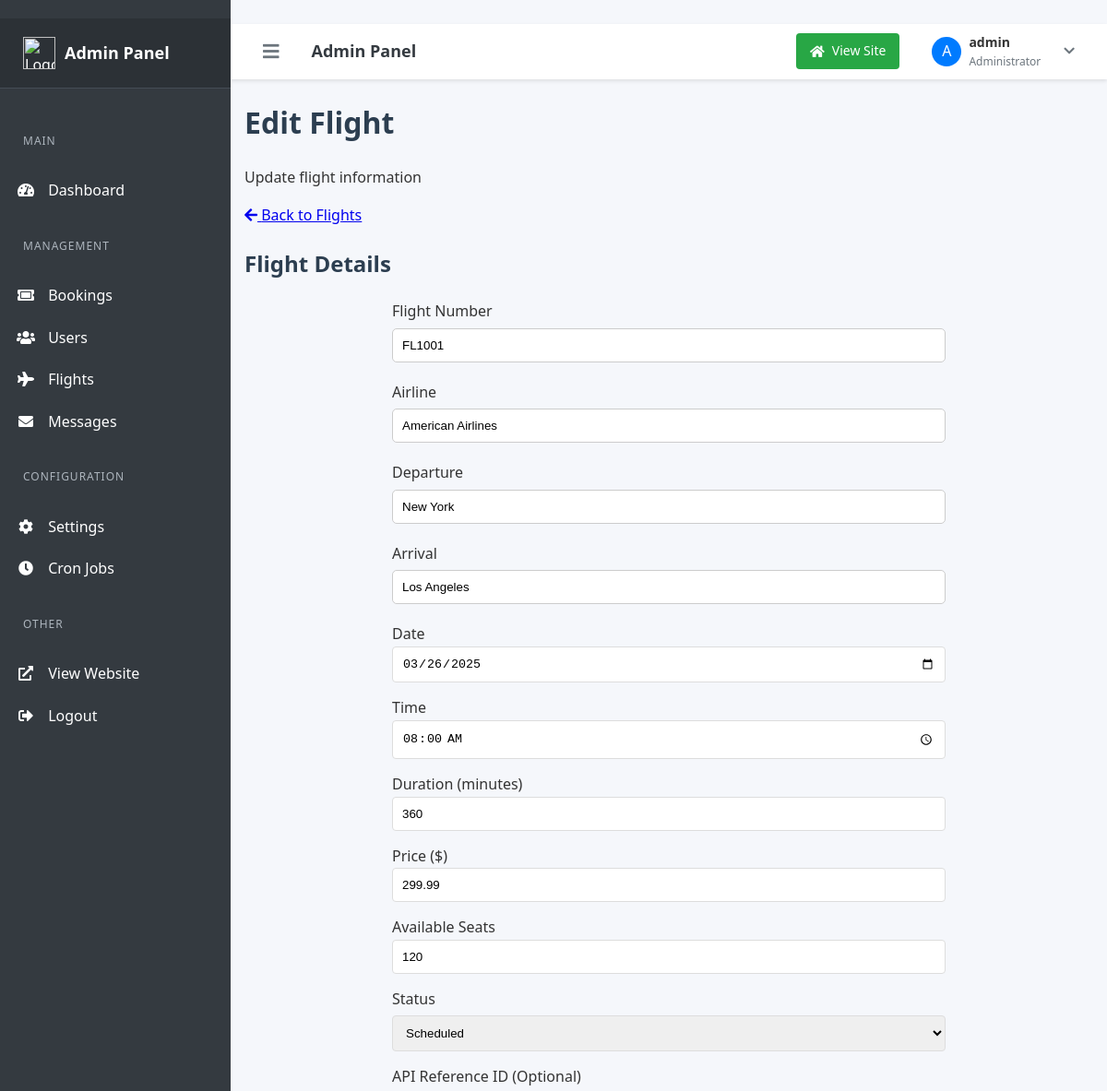
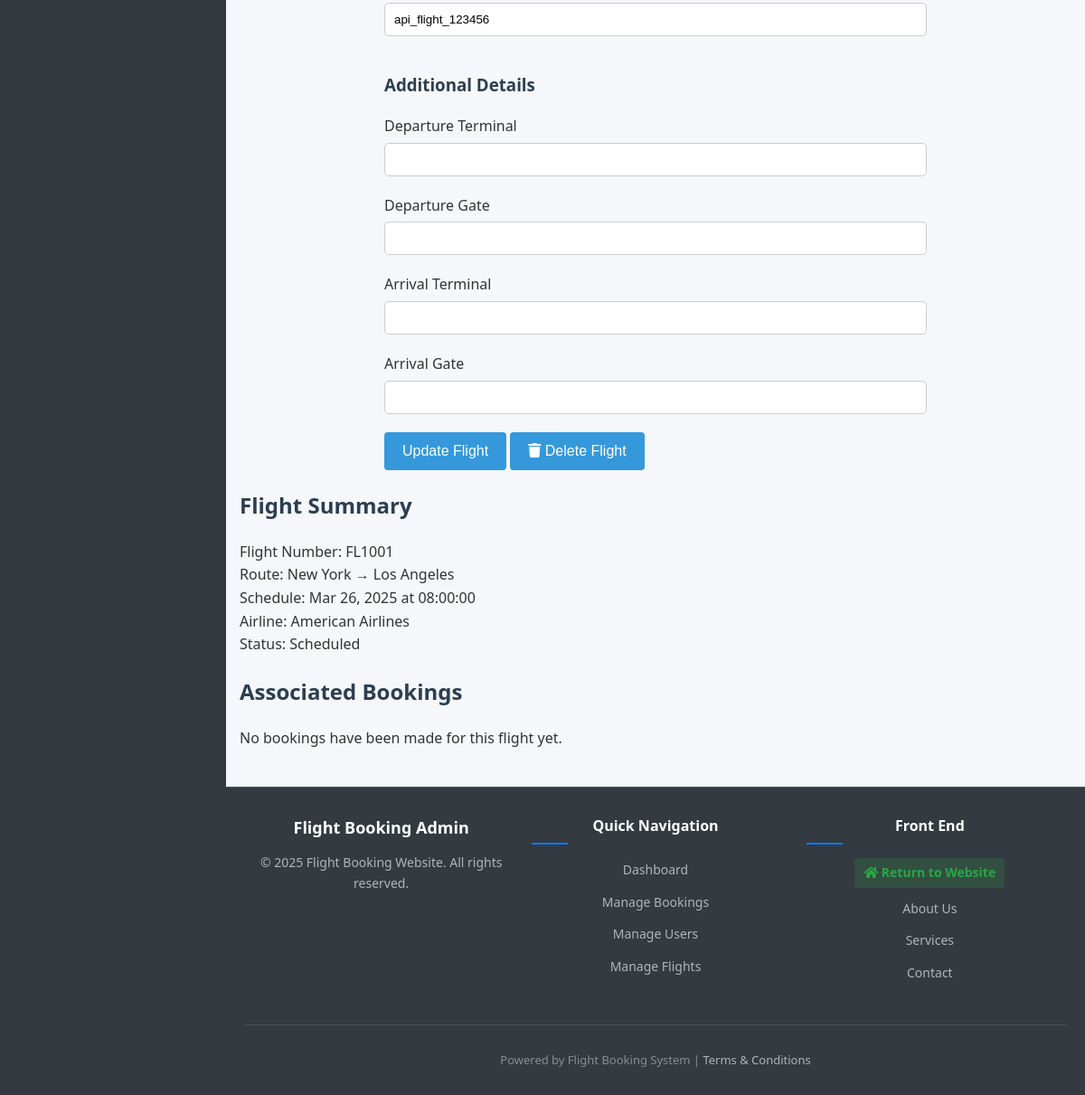
The page /admin/edit-flight.php?id=1 (signed in) on the database its author committed (2 pictures, top to bottom).
### tables this page shows
CREATE TABLE flights (
    id INT AUTO_INCREMENT PRIMARY KEY,
    flight_number VARCHAR(20) NOT NULL,
    flight_api VARCHAR(255) NULL COMMENT 'Flight ID from the API provider',
    departure VARCHAR(100) NOT NULL,
    arrival VARCHAR(100) NOT NULL,
    date DATE NOT NULL,
    time TIME NOT NULL,
    duration INT NOT NULL DEFAULT 0 COMMENT 'Duration in minutes',
    price DECIMAL(10, 2) NOT NULL,
    available_seats INT NOT NULL DEFAULT 100,
    airline VARCHAR(100) NULL,
    departure_gate VARCHAR(10) NULL,
    arrival_gate VARCHAR(10) NULL,
    departure_terminal VARCHAR(10) NULL,
    arrival_terminal VARCHAR(10) NULL,
    status VARCHAR(20) DEFAULT 'scheduled',
    created_at TIMESTAMP DEFAULT CURRENT_TIMESTAMP,
    updated_at TIMESTAMP DEFAULT CURRENT_TIMESTAMP ON UPDATE CURRENT_TIMESTAMP,
    UNIQUE KEY (flight_number, date)
);

### admin/edit-flight.php (the view, shortened to what the rows shown need)
<?php
require_once '../inc/db.php';
require_once '../classes/Flight.php';
$flightId = $_GET['id'] ?? null;
try {
    $stmt = $pdo->prepare("SELECT * FROM flights WHERE id = ?");
    $stmt->execute([$flightId]);
    $flight = $stmt->fetch(PDO::FETCH_ASSOC);
} catch (Exception $e) {
    $error = "Error: " . $e->getMessage();
}
include 'includes/header.php';
?>
<div class="container mx-auto px-4 py-6">
    <div class="mb-6 flex justify-between items-center">
        <div>
            <h1 class="text-2xl font-bold text-gray-800 mb-2">Edit Flight</h1>
        </div>
    </div>
    <div class="grid grid-cols-1 lg:grid-cols-3 gap-6">
        <div class="lg:col-span-2">
            <div class="bg-white rounded-lg shadow-md p-6 border border-gray-200">
                <h2 class="text-xl font-semibold text-gray-800 mb-4">Flight Details</h2>
                <form method="POST" action="">
                    <div class="grid grid-cols-1 md:grid-cols-2 gap-6 mb-6">
                        <div>
                            <label for="flight_number" class="block text-sm font-medium text-gray-700 mb-1">Flight Number</label>
                            <input type="text" id="flight_number" name="flight_number" value="<?= htmlspecialchars($flight['flight_number'] ?? '') ?>" required
                                class="w-full px-3 py-2 border border-gray-300 rounded-md focus:outline-none focus:ring-1 focus:ring-blue-500">
                        </div>
                        <div>
                            <label for="airline" class="block text-sm font-medium text-gray-700 mb-1">Airline</label>
                            <input type="text" id="airline" name="airline" value="<?= htmlspecialchars($flight['airline'] ?? '') ?>"
                                class="w-full px-3 py-2 border border-gray-300 rounded-md focus:outline-none focus:ring-1 focus:ring-blue-500" required>
                        </div>
                        <div>
                            <label for="departure" class="block text-sm font-medium text-gray-700 mb-1">Departure</label>
                            <input type="text" id="departure" name="departure" value="<?= htmlspecialchars($flight['departure'] ?? '') ?>" required
                                class="w-full px-3 py-2 border border-gray-300 rounded-md focus:outline-none focus:ring-1 focus:ring-blue-500">
                        </div>
                        <div>
                            <label for="arrival" class="block text-sm font-medium text-gray-700 mb-1">Arrival</label>
                            <input type="text" id="arrival" name="arrival" value="<?= htmlspecialchars($flight['arrival'] ?? '') ?>" required
                                class="w-full px-3 py-2 border border-gray-300 rounded-md focus:outline-none focus:ring-1 focus:ring-blue-500">
                        </div>
                        <div>
                            <label for="date" class="block text-sm font-medium text-gray-700 mb-1">Date</label>
                            <input type="date" id="date" name="date" value="<?= htmlspecialchars($flight['date'] ?? '') ?>" required
                                class="w-full px-3 py-2 border border-gray-300 rounded-md focus:outline-none focus:ring-1 focus:ring-blue-500">
                        </div>
                        <div>
                            <label for="time" class="block text-sm font-medium text-gray-700 mb-1">Time</label>
                            <input type="time" id="time" name="time" value="<?= htmlspecialchars($flight['time'] ?? '') ?>" required
                                class="w-full px-3 py-2 border border-gray-300 rounded-md focus:outline-none focus:ring-1 focus:ring-blue-500">
                        </div>
                        <div>
                            <label for="duration" class="block text-sm font-medium text-gray-700 mb-1">Duration (minutes)</label>
                            <input type="number" id="duration" name="duration" value="<?= htmlspecialchars($flight['duration'] ?? '0') ?>" min="0"
                                class="w-full px-3 py-2 border border-gray-300 rounded-md focus:outline-none focus:ring-1 focus:ring-blue-500">
                        </div>
                        <div>
                            <label for="price" class="block text-sm font-medium text-gray-700 mb-1">Price ($)</label>
                            <input type="number" id="price" name="price" value="<?= htmlspecialchars($flight['price'] ?? '0') ?>" step="0.01" min="0" required
                                class="w-full px-3 py-2 border border-gray-300 rounded-md focus:outline-none focus:ring-1 focus:ring-blue-500">
                        </div>
                        <div>
                            <label for="available_seats" class="block text-sm font-medium text-gray-700 mb-1">Available Seats</label>
                            <input type="number" id="available_seats" name="available_seats" value="<?= htmlspecialchars($flight['available_seats'] ?? '100') ?>" min="0"
                                class="w-full px-3 py-2 border border-gray-300 rounded-md focus:outline-none focus:ring-1 focus:ring-blue-500">
                        </div>
                        <div>
                            <label for="status" class="block text-sm font-medium text-gray-700 mb-1">Status</label>
                            <select id="status" name="status" class="w-full px-3 py-2 border border-gray-300 rounded-md focus:outline-none focus:ring-1 focus:ring-blue-500">
                                <option value="scheduled" <?= ($flight['status'] ?? '') === 'scheduled' ? 'selected' : '' ?>>Scheduled</option>
                            </select>
                        </div>
                        <div>
                            <label for="flight_api" class="block text-sm font-medium text-gray-700 mb-1">API Reference ID (Optional)</label>
                            <input type="text" id="flight_api" name="flight_api" value="<?= htmlspecialchars($flight['flight_api'] ?? '') ?>"
                                class="w-full px-3 py-2 border border-gray-300 rounded-md focus:outline-none focus:ring-1 focus:ring-blue-500">
                        </div>
                    </div>
                </form>
            </div>
        </div>
        <div class="bg-white rounded-lg shadow-md p-6 border border-gray-200">
            <h2 class="text-xl font-semibold text-gray-800 mb-4">Flight Summary</h2>
            <div class="space-y-4">
                <div class="flex justify-between">
                    <span class="text-gray-600 font-medium">Flight Number:</span>
                    <span class="font-semibold"><?= htmlspecialchars($flight['flight_number'] ?? 'N/A') ?></span>
                </div>
                <div class="flex justify-between">
                    <span class="text-gray-600 font-medium">Route:</span>
                    <span><?= htmlspecialchars($flight['departure'] ?? 'N/A') ?> → <?= htmlspecialchars($flight['arrival'] ?? 'N/A') ?></span>
                </div>
                <div class="flex justify-between">
                    <span class="text-gray-600 font-medium">Schedule:</span>
                    <span><?= isset($flight['date']) ? date('M j, Y', strtotime($flight['date'])) : 'N/A' ?> at <?= htmlspecialchars($flight['time'] ?? 'N/A') ?></span>
                </div>
                <div class="flex justify-between">
                    <span class="text-gray-600 font-medium">Airline:</span>
                    <span><?= htmlspecialchars($flight['airline'] ?? 'N/A') ?></span>
                </div>
                <div class="flex justify-between">
                    <span class="text-gray-600 font-medium">Status:</span>
                    <span class="px-2 py-1 text-xs rounded-full
                        <?php if (($flight['status'] ?? '') === 'scheduled'): ?>
                            bg-green-100 text-green-800
                        <?php elseif (($flight['status'] ?? '') === 'delayed'): ?>
                            bg-yellow-100 text-yellow-800
                        <?php elseif (($flight['status'] ?? '') === 'cancelled'): ?>
                            bg-red-100 text-red-800
                        <?php else: ?>
                            bg-gray-100 text-gray-800
                        <?php endif; ?>">
                        <?= ucfirst(htmlspecialchars($flight['status'] ?? 'N/A')) ?>
                    </span>
                </div>
            </div>
        </div>
    </div>
    <div class="mt-8 bg-white rounded-lg shadow-md p-6 border border-gray-200">
        <h2 class="text-lg font-semibold text-gray-800 mb-4">Associated Bookings</h2>
    </div>
</div>
<?php include 'includes/footer.php'; ?>

### rows shown on the page
flights: flight_number "FL1001", airline "American Airlines", departure "New York", arrival "Los Angeles", date "03/26/2025", time "08:00:00", duration "360", price "299.99", available_seats "120", status "Scheduled", flight_api "api_flight_123456", date "Mar 26, 2025"

### other values the page prints
$firstLetter "A"
$_SESSION['username'] "admin"
